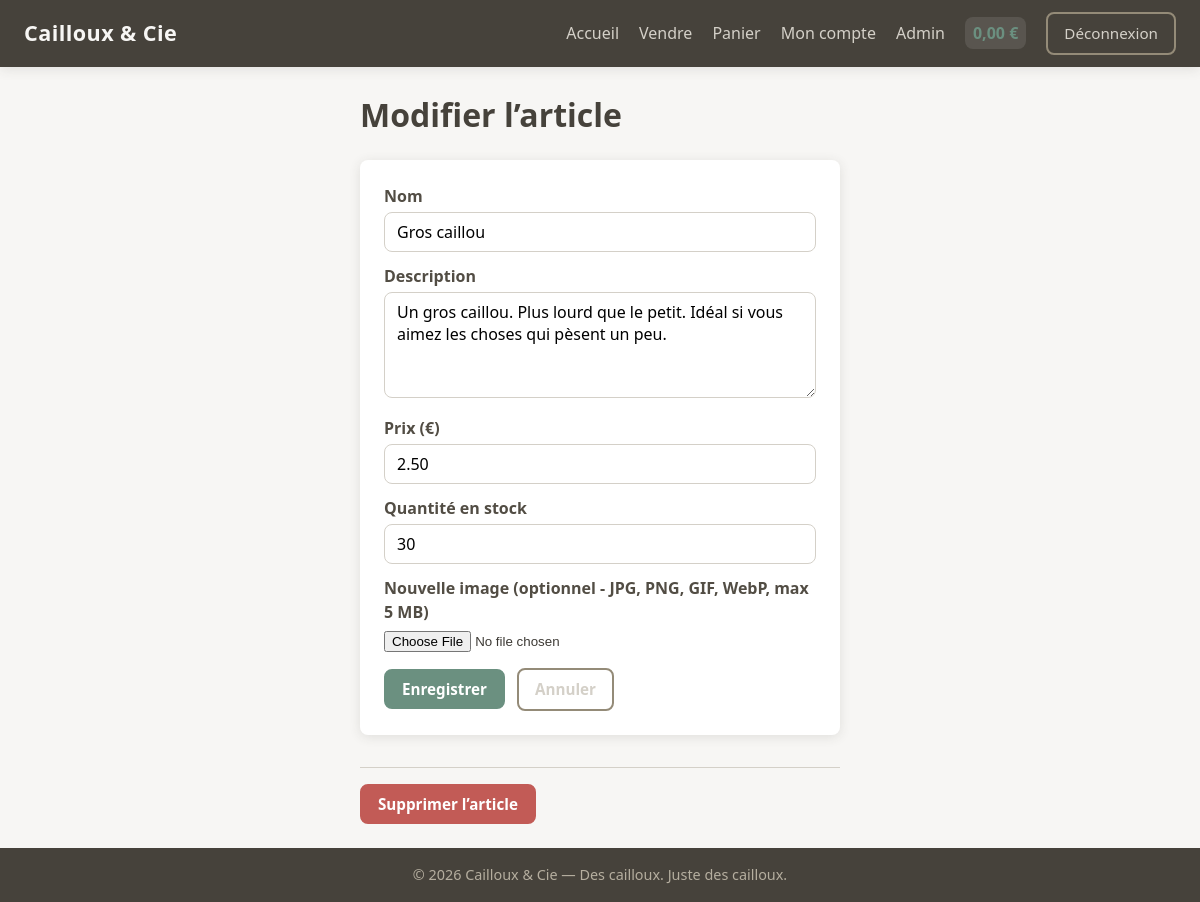
The page /edit.php?id=2 (signed in) on the database its author committed.
### tables this page shows
CREATE TABLE IF NOT EXISTS `user` (
  `id` INT UNSIGNED NOT NULL AUTO_INCREMENT,
  `username` VARCHAR(80) NOT NULL,
  `password` VARCHAR(255) NOT NULL,
  `email` VARCHAR(255) NOT NULL,
  `balance` DECIMAL(10,2) NOT NULL DEFAULT 0.00,
  `profile_photo` VARCHAR(255) DEFAULT NULL,
  `role` ENUM('user', 'admin') NOT NULL DEFAULT 'user',
  `created_at` DATETIME NOT NULL DEFAULT CURRENT_TIMESTAMP,
  PRIMARY KEY (`id`),
  UNIQUE KEY `username` (`username`),
  UNIQUE KEY `email` (`email`)
);

CREATE TABLE IF NOT EXISTS `article` (
  `id` INT UNSIGNED NOT NULL AUTO_INCREMENT,
  `name` VARCHAR(255) NOT NULL,
  `description` TEXT NOT NULL,
  `price` DECIMAL(10,2) NOT NULL,
  `publication_date` DATETIME NOT NULL DEFAULT CURRENT_TIMESTAMP,
  `author_id` INT UNSIGNED NOT NULL,
  `image_link` VARCHAR(255) DEFAULT NULL,
  PRIMARY KEY (`id`),
  KEY `author_id` (`author_id`),
  KEY `publication_date` (`publication_date`),
  CONSTRAINT `article_author_fk` FOREIGN KEY (`author_id`) REFERENCES `user` (`id`) ON DELETE CASCADE
);

CREATE TABLE IF NOT EXISTS `stock` (
  `id` INT UNSIGNED NOT NULL AUTO_INCREMENT,
  `article_id` INT UNSIGNED NOT NULL,
  `quantity` INT UNSIGNED NOT NULL DEFAULT 0,
  PRIMARY KEY (`id`),
  UNIQUE KEY `article_id` (`article_id`),
  CONSTRAINT `stock_article_fk` FOREIGN KEY (`article_id`) REFERENCES `article` (`id`) ON DELETE CASCADE
);

### config/auth.php (called while the page is built, shortened)
<?php
function current_user() {
    global $mysqli;
    $id = (int) $_SESSION['user_id'];
    $stmt = $mysqli->prepare("SELECT id, username, email, balance, profile_photo, role FROM user WHERE id = ?");
    $stmt->bind_param('i', $id);
    $stmt->execute();
    $r = $stmt->get_result()->fetch_assoc();
    return $r ?: null;
}
function is_admin() {
    $u = current_user();
    return $u && ($u['role'] ?? '') === 'admin';
}

### edit.php (the view, shortened to what this page needs)
<?php
require_once __DIR__ . '/includes/init.php';
$article_id = (int) ($_POST['article_id'] ?? $_GET['id'] ?? 0);
$stmt = $mysqli->prepare("SELECT * FROM article WHERE id = ?");
$stmt->bind_param('i', $article_id);
$stmt->execute();
$article = $stmt->get_result()->fetch_assoc();
$stmt = $mysqli->prepare("SELECT quantity FROM stock WHERE article_id = ?");
$stmt->bind_param('i', $article_id);
$stmt->execute();
$s = $stmt->get_result()->fetch_assoc();
$stock = $s ? (int) $s['quantity'] : 0;
require_once __DIR__ . '/includes/header.php';
?>
<div class="form-page">
    <h1>Modifier l’article</h1>
    <form method="post" action="<?= BASE ?>/edit.php" class="form-card form-wide" enctype="multipart/form-data">
        <label>Nom</label>
        <input type="text" name="name" required value="<?= htmlspecialchars($article['name']) ?>">
        <label>Description</label>
        <textarea name="description" rows="4" required><?= htmlspecialchars($article['description']) ?></textarea>
        <label>Prix (€)</label>
        <input type="text" name="price" required value="<?= htmlspecialchars($article['price']) ?>">
        <label>Quantité en stock</label>
        <input type="number" name="quantity" min="0" value="<?= $stock ?>">
        <label>Nouvelle image (optionnel - JPG, PNG, GIF, WebP, max 5 MB)</label>
        <input type="file" name="image" accept="image/jpeg,image/png,image/gif,image/webp">
        <div class="form-actions">
            <button type="submit" class="btn btn-primary">Enregistrer</button>
            <a href="<?= BASE ?>/detail.php?id=<?= $article_id ?>" class="btn btn-outline">Annuler</a>
        </div>
    </form>
    <form method="post" action="<?= BASE ?>/edit.php" class="form-delete" onsubmit="return confirm('Supprimer définitivement cet article ?');">
        <button type="submit" class="btn btn-danger">Supprimer l’article</button>
    </form>
</div>
<?php require_once __DIR__ . '/includes/footer.php'; ?>

### includes/header.php (shortened to what this page needs)
<?php
$current_page = basename($_SERVER['PHP_SELF'], '.php');
$user = current_user();
?>
<!DOCTYPE html>
<html lang="fr">
<head>
    <link rel="stylesheet" href="<?= BASE ?>/assets/css/style.css">
</head>
<body>
<header class="site-header">
    <div class="header-inner">
        <a href="<?= BASE ?>/index.php" class="logo"><?= SITE_NAME ?></a>
        <nav class="nav-main">
            <a href="<?= BASE ?>/index.php" class="<?= $current_page === 'index' ? 'active' : '' ?>">Accueil</a>
            <?php if ($user): ?>
                <a href="<?= BASE ?>/sell.php" class="<?= $current_page === 'sell' ? 'active' : '' ?>">Vendre</a>
                <a href="<?= BASE ?>/cart.php" class="<?= $current_page === 'cart' ? 'active' : '' ?>">Panier</a>
                <a href="<?= BASE ?>/account.php" class="<?= $current_page === 'account' ? 'active' : '' ?>">Mon compte</a>
                <?php if (is_admin()): ?>
                    <a href="<?= BASE ?>/admin/">Admin</a>
                <?php endif; ?>
                <span class="user-balance"><?= number_format($user['balance'], 2, ',', ' ') ?> €</span>
                <a href="<?= BASE ?>/logout.php" class="btn btn-outline">Déconnexion</a>
            <?php else: ?>
                <a href="<?= BASE ?>/login.php" class="<?= $current_page === 'login' ? 'active' : '' ?>">Connexion</a>
                <a href="<?= BASE ?>/register.php" class="<?= $current_page === 'register' ? 'active' : '' ?>">Inscription</a>
            <?php endif; ?>
        </nav>
    </div>
</header>
<main class="main-content">

### assets/css/style.css (style rules this page uses)
:root { --stone-50: #f7f6f4; --stone-100: #e8e6e1; --stone-200: #d4d0c8; --stone-300: #b5ae9f; --stone-400: #948b78; --stone-500: #7a7162; --stone-600: #635d52; --stone-700: #524d44; --stone-800: #46423b; --stone-900: #3d3a35; --accent: #6b9080; --accent-hover: #5a7a6d; --danger: #c25b56; --success: #5a7a6d; --radius: 8px; --shadow: 0 2px 12px rgba(61, 58, 53, 0.12); --font: 'Segoe UI', system-ui, -apple-system, sans-serif; }
* { box-sizing: border-box; }
body { margin: 0; font-family: var(--font); background: var(--stone-50); color: var(--stone-900); line-height: 1.5; min-height: 100vh; display: flex; flex-direction: column; }
.main-content { flex: 1; max-width: 1200px; margin: 0 auto; padding: 1.5rem; width: 100%; }
.site-header { background: var(--stone-800); color: var(--stone-100); box-shadow: var(--shadow); }
.header-inner { max-width: 1200px; margin: 0 auto; padding: 0.75rem 1.5rem; display: flex; align-items: center; justify-content: space-between; flex-wrap: wrap; gap: 1rem; }
.logo { font-size: 1.35rem; font-weight: 700; color: var(--stone-50); text-decoration: none; letter-spacing: 0.02em; }
.nav-main { display: flex; align-items: center; gap: 1.25rem; flex-wrap: wrap; }
.nav-main a { color: var(--stone-200); text-decoration: none; font-weight: 500; }
.user-balance { font-weight: 600; color: var(--accent); padding: 0.25rem 0.5rem; background: rgba(255,255,255,0.1); border-radius: var(--radius); }
.btn { display: inline-block; padding: 0.5rem 1rem; border-radius: var(--radius); font-weight: 600; text-decoration: none; border: 2px solid transparent; cursor: pointer; font-size: 0.95rem; font-family: inherit; }
.btn-primary { background: var(--accent); color: white; border-color: var(--accent); }
.btn-outline { background: transparent; color: var(--stone-200); border-color: var(--stone-400); }
.btn-danger { background: var(--danger); color: white; border-color: var(--danger); }
.form-page { max-width: 480px; margin: 0 auto; }
.form-page h1 { margin-top: 0; color: var(--stone-800); }
.form-wide { max-width: 560px; }
.form-card { background: white; padding: 1.5rem; border-radius: var(--radius); box-shadow: var(--shadow); margin-bottom: 1rem; }
.form-card label { display: block; margin-top: 0.75rem; margin-bottom: 0.25rem; font-weight: 600; color: var(--stone-700); }
.form-card label:first-of-type { margin-top: 0; }
.form-card input[type="text"], .form-card input[type="email"], .form-card input[type="password"], .form-card input[type="url"], .form-card input[type="number"], .form-card textarea, .form-card select { width: 100%; padding: 0.5rem 0.75rem; border: 1px solid var(--stone-200); border-radius: var(--radius); font-size: 1rem; font-family: inherit; }
.form-card textarea { resize: vertical; min-height: 80px; }
.form-card button[type="submit"], .form-actions .btn { margin-top: 1rem; margin-right: 0.5rem; }
.form-delete { margin-top: 2rem; padding-top: 1rem; border-top: 1px solid var(--stone-200); }

### rows shown on the page
user: balance "0,00"
article: name "Gros caillou", description "Un gros caillou. Plus lourd que le petit. Idéal si vous aimez les choses qui pèsent un peu.", price "2.50"
stock: quantity "30"

### other values the page prints
SITE_NAME "Cailloux & Cie"
